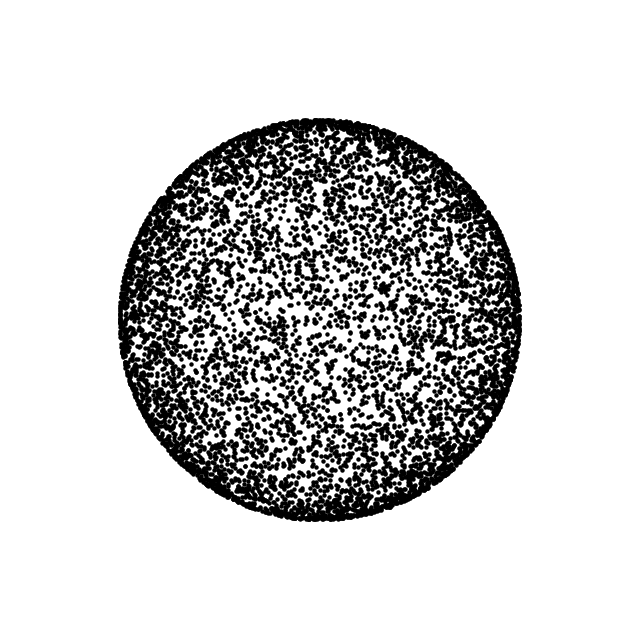
Frame 1 (no input)
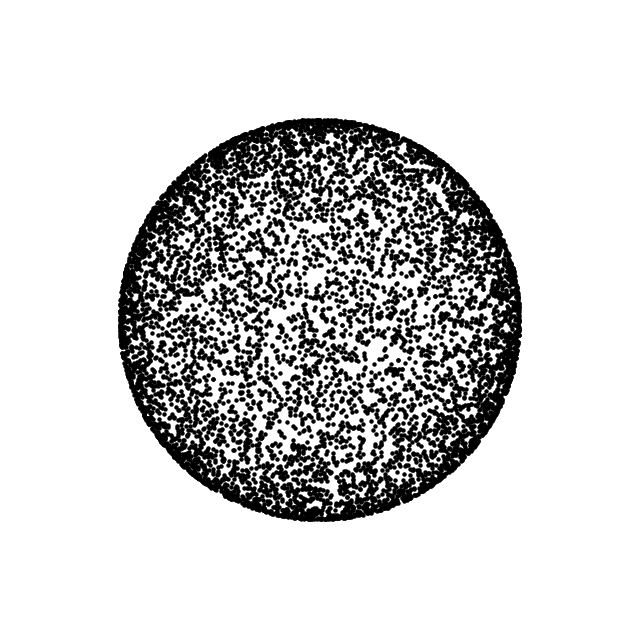
Frame 60 (the mouse pressed at the canvas centre just before this capture)
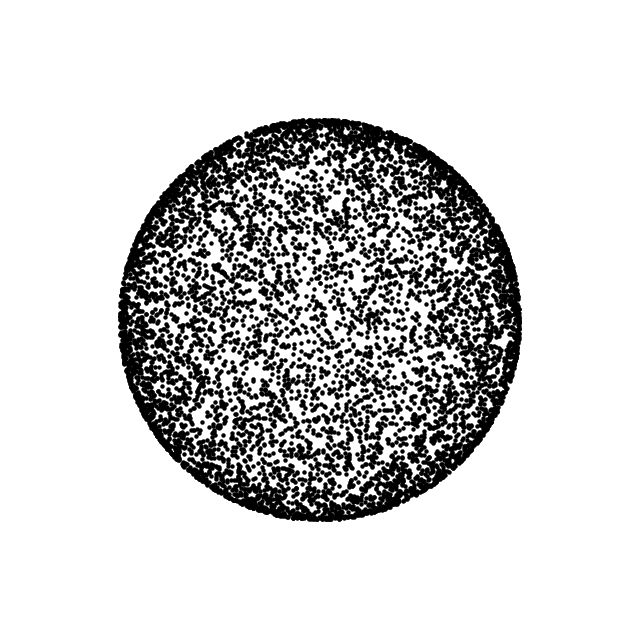
Frame 120 (the mouse held since frame 60 and released just before this capture)

The Processing sketch that drew these frames (run headless with seeded random() and noise(); from frame 60 on, the mouse is pressed at the canvas centre):

// Processing sketch: processing_174778
// ── processing_174778.pde

// the particle architecture is borrowed from
// The Nature of Code, Daniel Shiffman, http://natureofcode.com
 ParticleSystem ps;
void setup() {
    size(128*5, 128*5);
    background(255);
   ps = new ParticleSystem(new PVector(0, 0) );
   ps.addParticles(  );
}
void draw() {  
  background(255);
  // ps.addParticles(  );
   pushMatrix();
   translate(width/2, height/2);
    ps.run();
    popMatrix();
}
/////////////////////////////////////////////
/////////////////////////////////////////////
class ParticleSystem {
  ArrayList<Particle> particles;
  PVector origin;
    ParticleSystem(PVector location){ 
    origin = location.get();
    particles = new ArrayList<Particle>();
}
void addParticles(  ){
    PVector place;   
    float magnimax=400;
      for (float i=-magnimax; i<magnimax; i+=0.05) {
          float x = random(-180,180);
          float y = i + random(-3,3);
           place = new PVector(x, y  ); 
            particles.add(new Particle( place,  sqrt(magnimax*magnimax/4 - y*y)  )); //cos(radians(y))*100 
    }
  }
void run() {
    for (int i = particles.size()-1; i >= 0; i--) {
      Particle p = particles.get(i);
      p.run(  particles); // ()
      if (p.isDead()) {
        particles.remove(i);
      }
    }  
  }
}
/////////////////////////////////////////////
/////////////////////////////////////////////
class Particle {
  PVector loc, vel, acc, loc0;
  float lifespan;
  float s, xx,yy, magni, myspeed, mytwist;
   // initialize
  Particle(PVector l, float m ) {
    loc0 = l.get();
    loc = new PVector(0,0,0 );
    magni=m;
    lifespan = 30.0;
    s=0;
    xx=0; yy=0;
  }
  void run(ArrayList<Particle> particles) { 
    update();
    display();
  }
  
  void update() {
    myspeed= map(mouseX,0,width,0.1,2);
    mytwist= map(mouseY,0,height,0,2) ;
    s=s+ 1;
   loc.x= cos(radians( (s+ loc0.x*myspeed) / myspeed ) )* magni   ;
   loc.y= loc0.y;//  cos(radians( (s+ loc0.y *myspeed) / myspeed/ mymorph )) * sqrt(400*400/4 - loc0.x*loc0.x)   ;
   //  lifespan -= 2.0;
   //loc.rotate(mytwist);
  }

  void display() {
     float   x= loc.x  +0;// lifespan/2; // width/100; //*15;
     float   y= loc.y  +0;// lifespan/2;// height/100;// *15;
//    stroke( (x/2), y/2 ,x,lifespan*3 );  //stroke(0,lifespan);
    stroke(0);
    strokeWeight(4.5);
   point(x,y );
  }
  
  boolean isDead() {
    if (lifespan < 0.0) {
      return true;
    } else {
      return false;
    }
  }  
}
/////////////////////////////////////////////
/////////////////////////////////////////////
